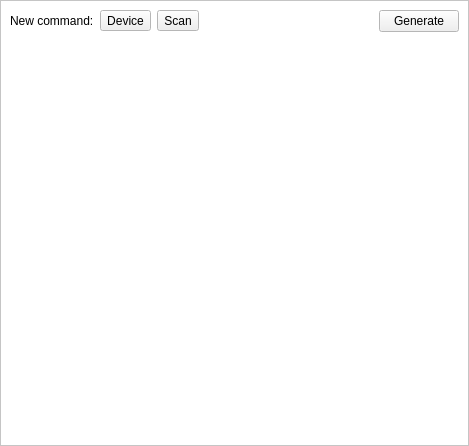
<?xml version="1.0" encoding="UTF-8"?>
<ui version="4.0">
 <class>Form</class>
 <widget class="QWidget" name="Form">
  <property name="geometry">
   <rect>
    <x>0</x>
    <y>0</y>
    <width>469</width>
    <height>446</height>
   </rect>
  </property>
  <property name="windowTitle">
   <string>Form</string>
  </property>
  <layout class="QVBoxLayout" name="verticalLayout_2">
   <property name="margin">
    <number>0</number>
   </property>
   <item>
    <widget class="QScrollArea" name="scroller">
     <property name="palette">
      <palette>
       <active>
        <colorrole role="Base">
         <brush brushstyle="SolidPattern">
          <color alpha="255">
           <red>255</red>
           <green>255</green>
           <blue>255</blue>
          </color>
         </brush>
        </colorrole>
        <colorrole role="Window">
         <brush brushstyle="SolidPattern">
          <color alpha="255">
           <red>255</red>
           <green>255</green>
           <blue>255</blue>
          </color>
         </brush>
        </colorrole>
       </active>
       <inactive>
        <colorrole role="Base">
         <brush brushstyle="SolidPattern">
          <color alpha="255">
           <red>255</red>
           <green>255</green>
           <blue>255</blue>
          </color>
         </brush>
        </colorrole>
        <colorrole role="Window">
         <brush brushstyle="SolidPattern">
          <color alpha="255">
           <red>255</red>
           <green>255</green>
           <blue>255</blue>
          </color>
         </brush>
        </colorrole>
       </inactive>
       <disabled>
        <colorrole role="Base">
         <brush brushstyle="SolidPattern">
          <color alpha="255">
           <red>255</red>
           <green>255</green>
           <blue>255</blue>
          </color>
         </brush>
        </colorrole>
        <colorrole role="Window">
         <brush brushstyle="SolidPattern">
          <color alpha="255">
           <red>255</red>
           <green>255</green>
           <blue>255</blue>
          </color>
         </brush>
        </colorrole>
       </disabled>
      </palette>
     </property>
     <property name="autoFillBackground">
      <bool>true</bool>
     </property>
     <property name="widgetResizable">
      <bool>true</bool>
     </property>
     <widget class="QWidget" name="frame">
      <property name="geometry">
       <rect>
        <x>0</x>
        <y>0</y>
        <width>463</width>
        <height>440</height>
       </rect>
      </property>
      <layout class="QVBoxLayout" name="verticalLayout">
       <item>
        <layout class="QHBoxLayout" name="horizontalLayout">
         <item>
          <widget class="QLabel" name="label">
           <property name="text">
            <string>New command:</string>
           </property>
          </widget>
         </item>
         <item>
          <widget class="QToolButton" name="deviceCmds">
           <property name="text">
            <string>Device</string>
           </property>
           <property name="popupMode">
            <enum>QToolButton::InstantPopup</enum>
           </property>
          </widget>
         </item>
         <item>
          <widget class="QToolButton" name="scanCmds">
           <property name="text">
            <string>Scan</string>
           </property>
           <property name="popupMode">
            <enum>QToolButton::InstantPopup</enum>
           </property>
          </widget>
         </item>
         <item>
          <spacer name="horizontalSpacer">
           <property name="orientation">
            <enum>Qt::Horizontal</enum>
           </property>
           <property name="sizeHint" stdset="0">
            <size>
             <width>40</width>
             <height>20</height>
            </size>
           </property>
          </spacer>
         </item>
         <item>
          <widget class="QPushButton" name="runBtn">
           <property name="text">
            <string>Generate</string>
           </property>
          </widget>
         </item>
        </layout>
       </item>
       <item>
        <spacer name="verticalSpacer">
         <property name="orientation">
          <enum>Qt::Vertical</enum>
         </property>
         <property name="sizeHint" stdset="0">
          <size>
           <width>20</width>
           <height>40</height>
          </size>
         </property>
        </spacer>
       </item>
      </layout>
     </widget>
    </widget>
   </item>
  </layout>
 </widget>
 <resources>
  <include location="../../../../../resources/nicos-gui.qrc"/>
 </resources>
 <connections/>
</ui>
